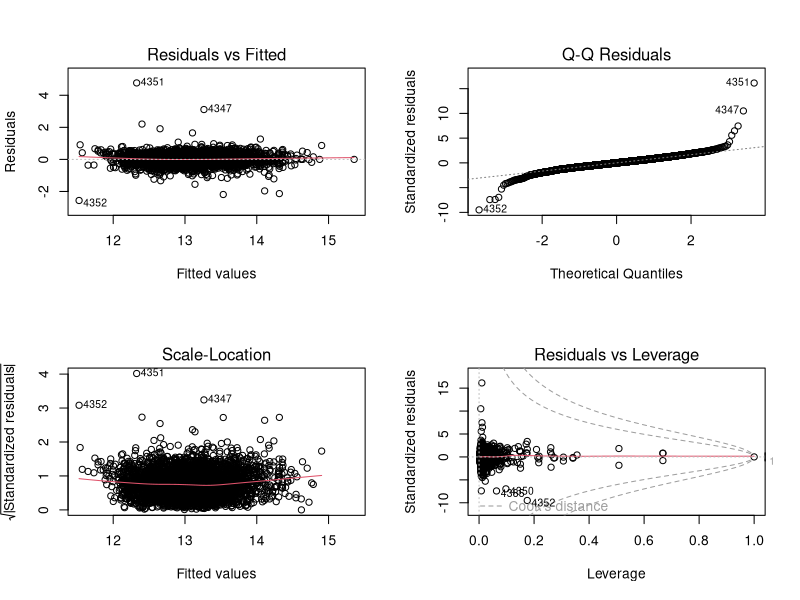

Here is the R script that generated this plot:
data<-read.csv("data.csv")


#simple linear regression
fit1<-lm(log(price)~factor(bedrooms)+factor(bathrooms)+log(sqft_living)+log(sqft_lot)+factor(floors)+factor(view)+factor(condition)+age+log(income)+factor(ES)+factor(HS)+factor(MS),data = data)
summary(fit1)
par(mfrow = c(2,2))
plot(fit1)

library(lme4)

#Multilevel linear model

fit2<-lmer(log(price)~log(sqft_living)+log(sqft_lot)+ES+HS+bathrooms+view+condition+(1|statezip7),data = data)
summary(fit2)

fit3<-lmer(log(price)~log(sqft_living)+log(sqft_lot)+ES+HS+bathrooms+view+condition+(ES|statezip7),data = data)
summary(fit3)

fit4<-lmer(log(price)~log(sqft_living)+log(sqft_lot)+ES+HS+MS+bedrooms+bathrooms+view+condition+(1|statezip7),data = data)
summary(fit3)
